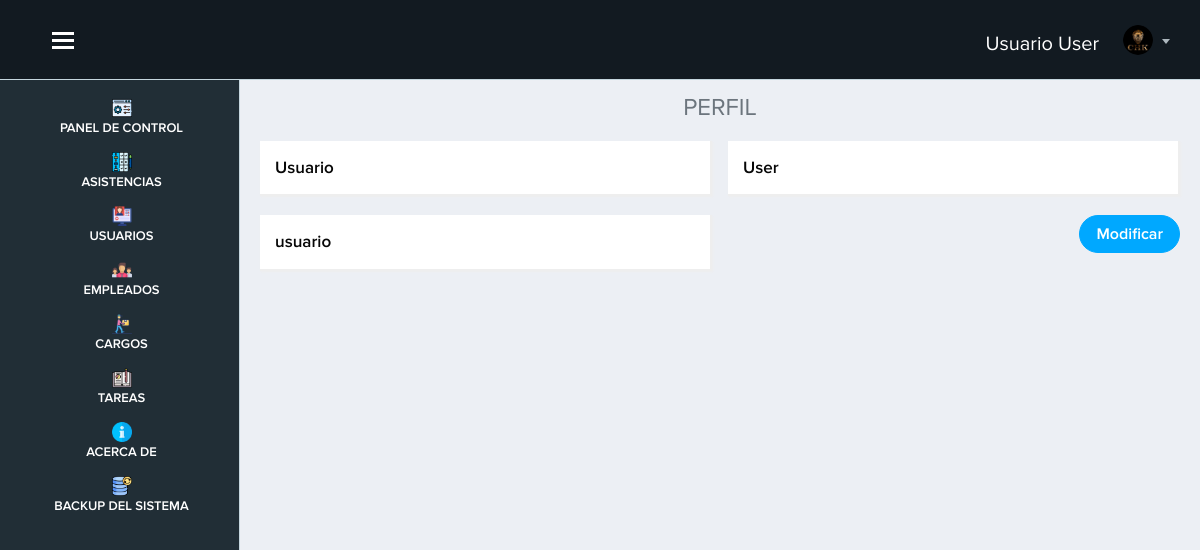
Screenshot of /vista/perfil.php (signed in) with the database file from the repository.
### tables this page shows
CREATE TABLE `usuario` (
  `id_usuario` int(11) NOT NULL,
  `nombre` varchar(100) DEFAULT NULL,
  `apellido` varchar(100) DEFAULT NULL,
  `usuario` varchar(100) NOT NULL,
  `password` varchar(255) NOT NULL,
  `rol` int(12) NOT NULL
);

### vista/perfil.php (the view, shortened to what this page needs)
<?php
$id=$_SESSION["id"];
?>
<?php require('./layout/topbar.php'); ?>
<?php require('./layout/sidebar.php'); ?>
<div class="page-content">
    <h4 class="text-center text-secondary">PERFIL</h4>
    <?php
    include '../modelo/conexion.php';
    include "../controlador/controlador_modificar_perfil.php";
    $sql = $conexion->query(" select * from usuario where id_usuario=$id ");
    ?>
    <div class="row">
        <form action="" method="POST">
            <?php
            while ($datos = $sql->fetch_object()) { ?>
                <div class="fl-flex-label mb-4 px-2 col-12 col-md-6">
                    <input type="text" placeholder="Nombre" class="input input__text" name="txtnombre" value="<?= $datos->nombre ?>">
                </div>
                <div class="fl-flex-label mb-4 px-2 col-12 col-md-6">
                    <input type="text" placeholder="Apellido" class="input input__text" name="txtapellido" value="<?= $datos->apellido ?>">
                </div>
                <div class="fl-flex-label mb-4 px-2 col-12 col-md-6">
                    <input type="text" placeholder="Usuario" class="input input__text" name="txtusuario" value="<?= $datos->usuario ?>">
                </div>
                <div class="text-right p-2">
                    <button type="submit" value="ok" name="btnmodificar" class="btn btn-primary btn-rounded">Modificar</button>
                </div>
            <?php }
            ?>
        </form>
    </div>
</div>
</div>
<?php require('./layout/footer.php'); ?>

### public/principal/css/estilos.css (style rules this page uses)
.input { width: 100%; border: none; background: white; padding: 15px; border-bottom: 2px solid rgb(238, 238, 238); border-right: 2px solid rgb(238, 238, 238); transition: all 0.3s; color: rgb(7, 7, 7) !important; font-weight: 600; font-size: 17px; box-shadow: 1px 1px 2px rgb(238, 238, 238); margin-bottom: -5px; outline: none !important; }
.input::placeholder { font-size: 14px; font-weight: normal; }

### vista/layout/topbar.php (style rules this page uses)
.page-content { margin-top: 70px; }

### rows the page displays
usuario: txtnombre "Usuario", txtapellido "User", txtusuario "usuario"

### other values shown
$_SESSION["nombre"] "Usuario"
$_SESSION["apellido"] "User"
